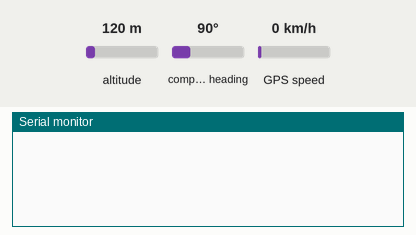
Recording of a sketch running on a simulated ESP32. On the bench: the last lines printed to the serial monitor. The test bench sets the inputs (shaded band); at power-on: altitude 120 m, GPS speed 0 km/h, compass heading 90°. The GPS gets a fix after 3 s at 37.7749, -122.4194 with 8 satellites.

Above: at 1.2 s.
1.3 s: altitude set to 20 m
At 3.6 s:
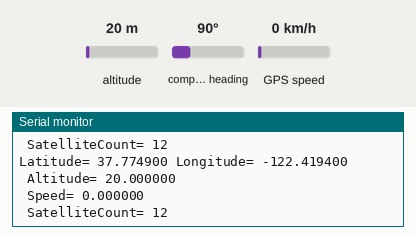
4.5 s: GPS speed set to 2 km/h
At 5.8 s:
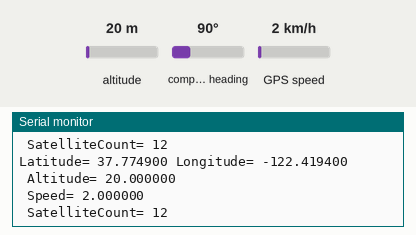
6.0 s: altitude set to 250 m
At 6.8 s:
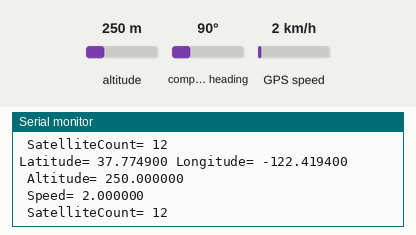

Measured:
- after the input at 1.3 s, the serial monitor: prints a new line after 1.7 s (image 1)
- after the input at 4.5 s, the serial monitor: prints a new line after 0.51 s (image 2)
- after the input at 6.0 s, the serial monitor: prints a new line at once (image 3)

The sketch:

SimpleGPS_TTGO_T-CALL_ESP32.ino
```cpp
#include <TinyGPS++.h>
#include <SoftwareSerial.h>

// The TinyGPS++ object
TinyGPSPlus gps;


void setup(){
  Serial.begin(115200);

  Serial2.begin(9600, SERIAL_8N1, 14, 27); //RX, TX


}

void loop(){
  while (Serial2.available() > 0){
    gps.encode(Serial2.read());
    if (gps.location.isUpdated()){
      Serial.print("Latitude= ");
      Serial.print(gps.location.lat(), 6);
      Serial.print(" Longitude= ");
      Serial.println(gps.location.lng(), 6);
      Serial.print(" Altitude= ");
      Serial.println(gps.altitude.meters(), 6);
      Serial.print(" Speed= ");
      Serial.println(gps.speed.kmph(), 6);
      Serial.print(" SatelliteCount= ");
      Serial.println(gps.satellites.value(), 6);
    }
  }
}
```
